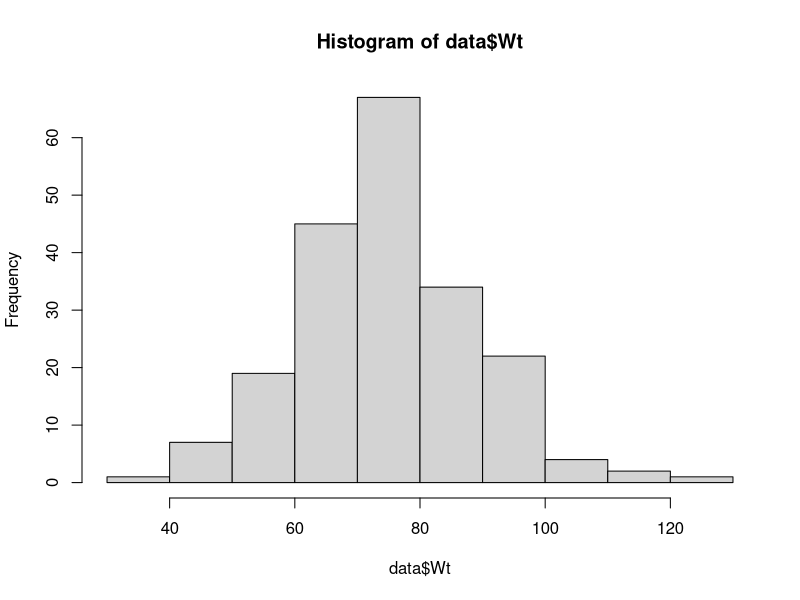
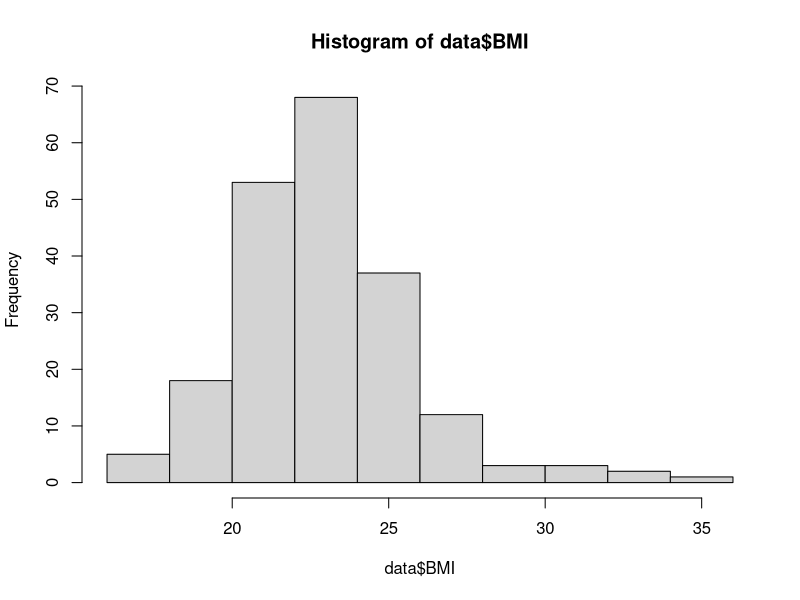
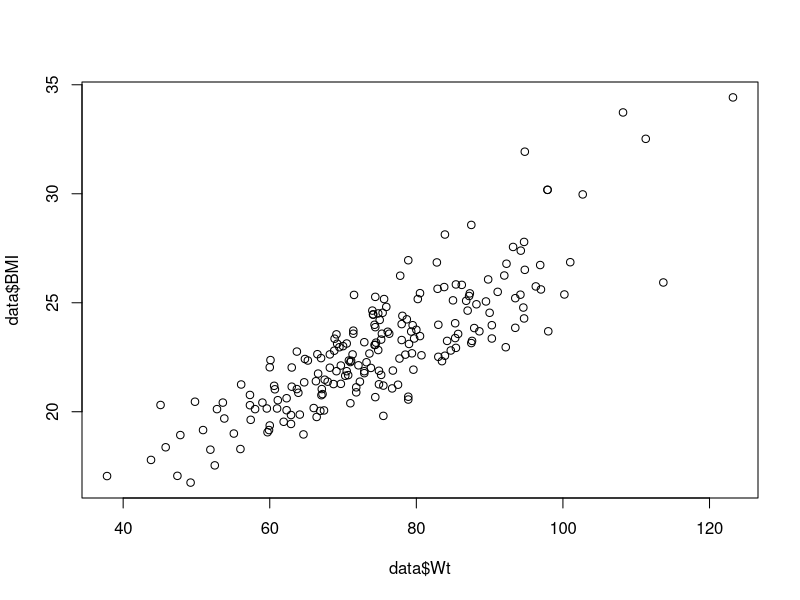
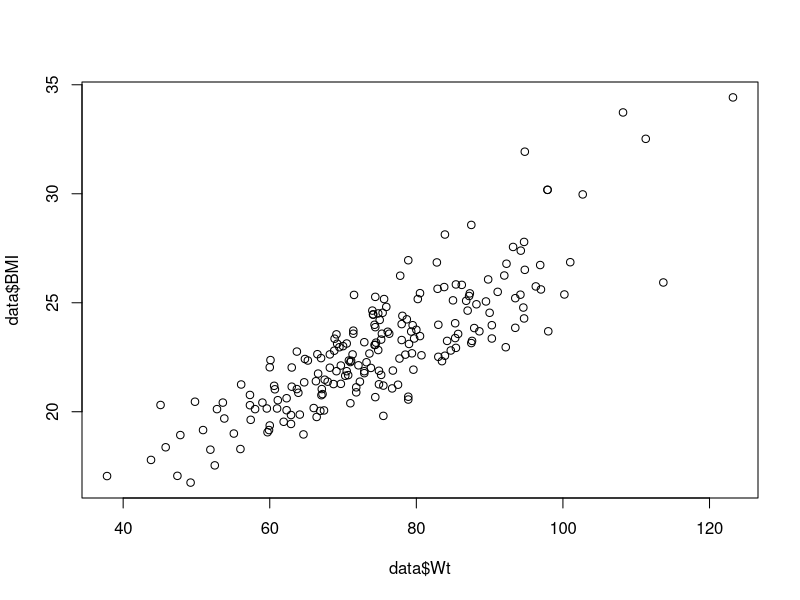

Source code (R) for these figures, in order:
rm(list = ls())


data = read.csv("./data/Australian Institute of Sport.csv")

hist(data$Wt)
hist(data$BMI)

plot(data$Wt, data$BMI)

model = lm(Wt ~ BMI, data = data)
model

summary(model)

plot(data$Wt, data$BMI)
